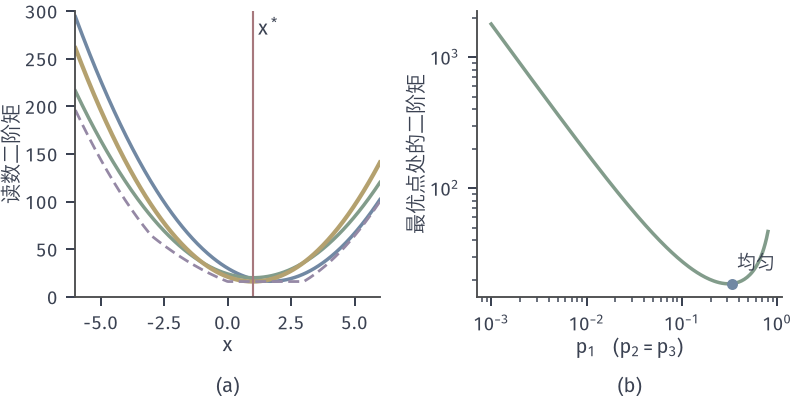

Source code (Python):
from pathlib import Path
import sys
ROOT = next(p for p in Path(__file__).resolve().parents if (p/'build.sh').is_file() and (p/'tex/book.tex').is_file())
sys.path.insert(0, str(ROOT/'figures/00-shared/mathematical-preliminaries-upper/00-shared/comprehension-figures'))
from support import figure, save, BLUE, GREEN, YELLOW, RED, PURPLE, INK, MUTED, GRID, BLUE_FILL, GREEN_FILL, YELLOW_FILL, RED_FILL, PURPLE_FILL
import numpy as np
HERE = Path(__file__).resolve().parent
STROKE = '#4C4D4F'
# 贯穿例：f_i(x)=a_i(x-b_i)^2/2，a=(1,2,3)，b=(-3,0,3)；f(x)=(x-1)^2+5，x*=1。
A = np.array([1., 2., 3.]); B = np.array([-3., 0., 3.])
def gi(x): return A*(x-B)
def panel(fig, left, right, top, bottom, wspace=.3, hspace=.2):
    fig.set_layout_engine(None)
    fig.subplots_adjust(left=left, right=right, top=top, bottom=bottom, wspace=wspace, hspace=hspace)
def tag(fig, ax, s, y=.05):
    p = ax.get_position(); fig.text((p.x0+p.x1)/2, y, s, ha='center', va='top')

def M(x,p): return (gi(x)**2/p).sum(-1)/9
fig,(a,b)=figure(width_mm=112,height_mm=56,ncols=2)
panel(fig,.095,.985,.97,.25,wspace=.32)
x=np.linspace(-6,6,300)
X=x[:,None]
pu=np.ones(3)/3; pl=A/6; pg=np.array([1/3,1/6,1/2])
Mv=lambda p:((A*(X-B))**2/p).sum(1)/9
a.plot(x,Mv(pu),color=BLUE,lw=1.4); a.plot(x,Mv(pl),color=GREEN,lw=1.4); a.plot(x,Mv(pg),color=YELLOW,lw=1.7); a.plot(x,(np.abs(A*(X-B)).sum(1))**2/9,color=PURPLE,lw=1.1,ls=(0,(4,2)))
pass
a.axvline(1,color=RED,lw=.85); a.text(1.2,275,'$x^*$',fontsize=8)
a.set_xlabel('$x$',labelpad=1); a.set_ylabel('读数二阶矩',labelpad=1); a.set_xlim(-6,6); a.set_ylim(0,300)
p1=np.logspace(-3,np.log10(.8),200)
g=gi(1.); v=(g[0]**2/p1+g[1]**2*2/(1-p1)+g[2]**2*2/(1-p1))/9
b.loglog(p1,v,color=GREEN,lw=1.4)
b.plot([1/3],[(g**2/pu).sum()/9],'o',ms=4.4,color=BLUE,mew=0,zorder=5); b.text(.38,24,'均匀',fontsize=7.5)
b.set_xlabel(r'$p_1\quad(p_2=p_3)$',labelpad=1); b.set_ylabel('最优点处的二阶矩',labelpad=1)
tag(fig,a,'(a)'); tag(fig,b,'(b)')
print('M at x*',M(1.,pu),M(1.,pl),M(1.,pg),'tiny',((g**2/np.array([.01,.495,.495])).sum())/9)
save(fig,HERE,'figure',{'second_moments_at_opt':[M(1.,pu),M(1.,pl),M(1.,pg)]})
